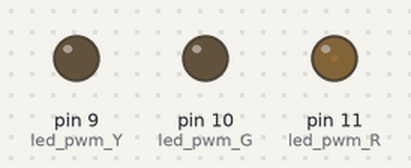
This sketch was run on a simulated Arduino Uno, built with avr-gcc and run on an emulated ATmega328P. Shown: output pins drawn as LEDs (lit = HIGH).

Above: at 0.05 s.
At 1.85 s:
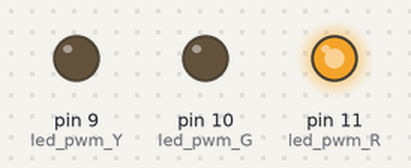
At 3.65 s:
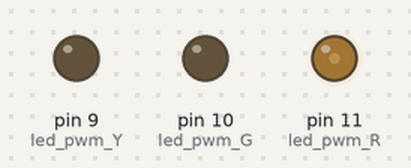
At 7.25 s:
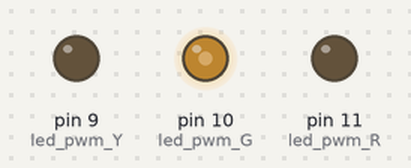
At 11.45 s:
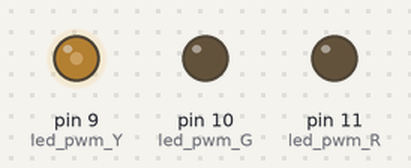
At 15.75 s:
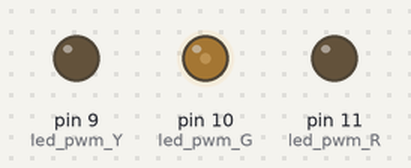
Timing chart, 0 to 21.0 s (numbered marks = the images above):
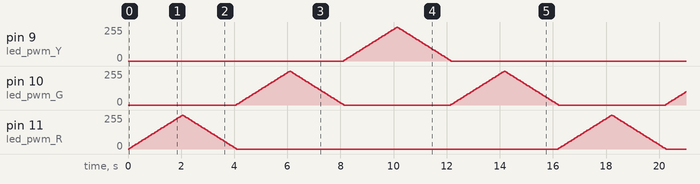

The sketch:

hw2_2.ino
```cpp
const int led_pwm_R = 11;
const int led_pwm_G = 10;
const int led_pwm_Y = 9;

unsigned long l3, l4, l5, l6, l7;
unsigned long interval = 40;

int p = 0;
int fDir, fDir_G, fDir_Y  = 0;
int fade, fade_G, fade_Y = 0;
int fDir_GG = 0;


void setup() {
  l3 = 0;
  l5 = 0;
  l6 = 0;
  l7 = 0;

}

void loop() {

l4 = millis();

if(p == 0){
  if ( l4- l3 >= interval){
    l3= l4;
    if (!fDir){
        fade += 5;
        if (fade >= 255){
            fade = 255; fDir = 1; }
        }
    else {
        fade -= 5;
        if (fade <= 0){
            fade = 0; fDir = 0; p = 1;}
        }
  }

   analogWrite(led_pwm_R, fade);
}

if(p == 1){
  if (l4 - l5 >= interval){
    l5 = l4;
    if (!fDir_G){
        fade_G += 5;
        if (fade_G >= 255){
            fade_G = 255;
            fDir_G = 1; }
        }
    else {
        fade_G -= 5;
        if (fade_G <= 0){
            fade_G = 0;
            fDir_G = 0;
            p = 2;}
        }
  }
   analogWrite(led_pwm_G, fade_G);

}

if(p == 2){
  if (l4 - l6 >= interval){
    l6 = l4;
    if (!fDir_Y){
        fade_Y += 5;
        if (fade_Y >= 255){
            fade_Y = 255;
            fDir_Y = 1; }
        }
    else {
        fade_Y -= 5;
        if (fade_Y <= 0){
            fade_Y = 0;
            fDir_Y = 0;
            p = 3;}
        }
  }
   analogWrite(led_pwm_Y, fade_Y);
}

if(p == 3){
  if (l4 - l7 >= interval){
    l7 = l4;
    if (!fDir_GG){
        fade_G += 5;
        if (fade_G >= 255){
            fade_G = 255;
            fDir_GG = 1; }
        }
    else {
        fade_G -= 5;
        if (fade_G <= 0){
            fade_G = 0;
            fDir_GG = 0;
            p = 0;}
        }
  }
   analogWrite(led_pwm_G, fade_G);

}

     }
```
